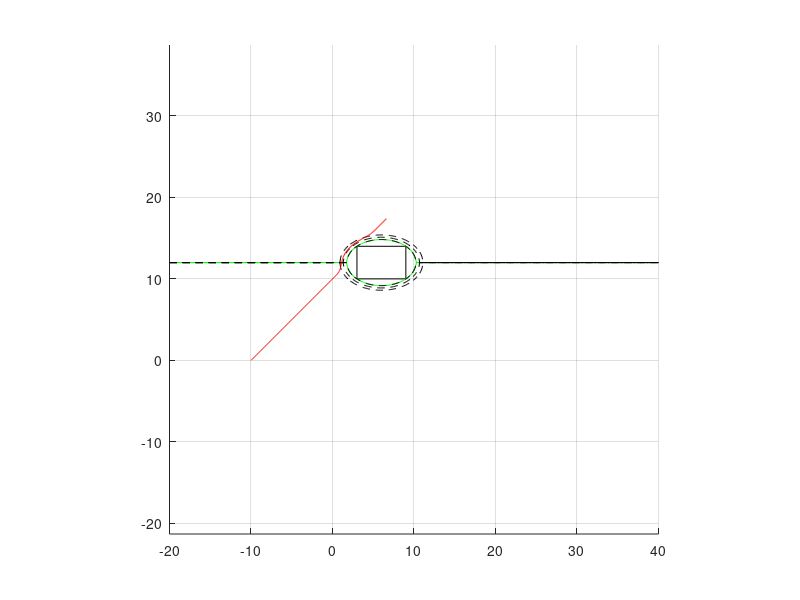

MATLAB code to generate this figure:
clear all;
close all;
clf;
clc;

%Dynamic characteristic of the robot
M=0.1;
B_model=0.1;
kd=2;
ksk=1;
kr=0.15;

number_of_robots=1;

xdot = zeros(number_of_robots,1);
ydot = zeros(number_of_robots,1);

x_pos_new=0;
y_pos_new=0;

%Vector to hold the position history
robot_Trajectory_Vec=[];
OBSTACLE=0;
Chi=0;
Psi=0;
%--------------------------------------------------------------------------




%--------------------------------------------------------------------------
%Staring point of the robot
x1=1;
y1=1;
robot{1}=[-10,0];

%Target point of the robot
x2=18;
y2=18;


% plot([x1 x2],[y1 y2],'r--'),hold on,...
%     plot(x1,y1,'o'),plot(x2,y2,'o'),grid on;

%--------------------------------------------------------------------------
%    Developing the Obstacle
%--------------------------------------------------------------------------
%Drawing ellipses arouond the obstacle
%xa,ya is the origin of the rectangle (bottom left corner as according to matlab rectangle command)
%(x0,y0) is the centre of the rectangle/obstacle
%the ellipse envelops a rectangle with (x0+-v1,y0+-v2) as its vertices

%defining some rectangular obstacles
origin_of_rectangle=[3,10];
width=6;
height=4;

figure(1);
rectangle('Position',[origin_of_rectangle width height],'Curvature',[0.05 0.05]),...
    axis equal,axis([-10 20 -10 20]),hold on

xa=origin_of_rectangle(1);
ya=origin_of_rectangle(2);

v1=width/2;
v2=height/2;
%Center of the obstacle
x0=xa+width/2;   
y0=ya+height/2;

%Plotting the ellipse encircling the obstacle
%defining range for x
x=-20:0.1:40;

A=sqrt(1/(2*(v1^2)));
B=sqrt(1/(2*(v2^2)));

y1=sqrt((1-A^2*(x-x0).^2)/B^2)+y0;
y2=-sqrt((1-A^2*(x-x0).^2)/B^2)+y0;
plot(x,y1,'g',x,y2,'g'),axis tight,grid on,hold on

% B1=0.1:0.1:0.5
% A1=(A/B)*B1

%Defining ellipses around the obstacles
v1_expansion=v1:v1/10:v1*1.25;
A1=sqrt(1./(2*(v1_expansion.^2)));
B1=(B/A)*A1;

for i=1:length(B1)
%     if(B1(i))>B
%         disp('I am here')
%     else
        y1=sqrt((1-A1(i)^2*(x-x0).^2)/B1(i)^2)+y0;
        y2=-sqrt((1-A1(i)^2*(x-x0).^2)/B1(i)^2)+y0;
        plot(x,y1,'--k',x,y2,'--k'),axis tight,grid on,hold on       
%     end
    
end
%--------------------------------------------------------------------------
%--------------------------------------------------------------------------


%Moving the robot with time
% for i=1:number_of_robots

for t=1:600
    t
    dummy=robot(1);
    xy_pos=cell2mat(dummy);
    x_pos=xy_pos(1);
    y_pos=xy_pos(2);
    
    %Calculation of the angle with which robot is approaching the obstacle
    if(t>3)
    robot_Trajectory_Vec{t-2};
    robot_Trajectory_Vec{t-1};
    xy_coordinate=robot_Trajectory_Vec{t-1}-robot_Trajectory_Vec{t-2};
   
    Chi=atan2(y0-y_pos,x0-x_pos);    %Angle between the obstacle centre-robot  and the horizontal
    Psi=atan2(xy_coordinate(2),xy_coordinate(1));   %Robot Heading angle with the horizontal
    end
    
    
    %Contsant force applied on the robots
    fxkdes=0.1;
    fykdes=0.1;
%     fkdes=sqrt(fxkdes^2+fykdes^2);
    %     fyv=0.1+*sin(2*pi*(1/1000)*t);
    
    %---------------------------------------------------------------------    
    %Testing whether the robot is approaching the obstacle
    test=A1(end)^2*(x_pos-x0)^2+B1(end)^2*(y_pos-y0)^2-1;
    
    rk=sqrt(A^2*(x_pos-x0)^2+B^2*(y_pos-y0)^2-1);
    ra=1;
    
% %     %My old conditions with which the code was working
% %     if test<1e-3 
% %         OBSTACLE=1;
% %         %ra=sqrt((x_pos-x0)^2+(y_pos-y0)^2);
% %     else
% %         OBSTACLE=0;
% %     end

%New conditions as defined in the paper 
    if rk<=ra 
        OBSTACLE=1;
        %ra=sqrt((x_pos-x0)^2+(y_pos-y0)^2);
    else
        OBSTACLE=0;
    end


    %---------------------------------------------------------------------    
    %   Defining forces to avoid obstacle
    %---------------------------------------------------------------------    
    if (OBSTACLE==0)
        fxkOA=fxkdes;
        fykOA=fykdes;
       
    
    elseif (OBSTACLE==1) 
%         fxkOA=fxkdes;
%         fykOA=fykdes;
%         
        fxkrc=(B/A)*(y_pos-y0);
        fykrc=-(A/B)*(x_pos-x0);
        fxkrcc=-(B/A)*(y_pos-y0);
        fykrcc=(A/B)*(x_pos-x0);
        
        fkdes=sqrt(fxkdes^2+fykdes^2);
        
        if (mod(Psi-Chi,2*pi)<=pi)   %Psi>=Chi
            fxkr=fxkrc;
            fykr=fykrc;
        elseif (mod(Psi-Chi,2*pi)>pi) %Psi<Chi
            fxkr=fxkrcc;
            fykr=fykrcc;
        end
        
         
            
            
        mod_fkr=sqrt(fxkr^2+fykr^2);
        fxkrn=fxkr/mod_fkr;
        fykrn=fykr/mod_fkr;
        
%         rk=sqrt(A^2*(x_pos-x0)^2+B^2*(y_pos-y0)^2-1);
        fxkOA=fxkdes+((abs(fkdes)*fxkrn)/(rk^2))*(1/rk-1/ra);
        fykOA=fykdes+((abs(fkdes)*fykrn)/(rk^2))*(1/rk-1/ra);
        
    end    
    
    % if(abs(FxkVS(i))>FORCE_THRESHOLD)
    fx = @(t,x) [x(2); (fxkOA-(B_model+kd)*x(2))/M];
    [T,X]=ode45(fx,[0,0.5],[x_pos;xdot]);
    [m,z] = size(X);
    x_pos_new=real(X(m,1));  %we used 'real' to avoid the complex values we get sometime when the solution of the differential equation necomes complex
    xdot=real(X(m,2));
    % end
    
    % if(abs(FykVS(i))>FORCE_THRESHOLD)
    fy = @(t,y) [y(2); (fykOA-(B_model+kd)*y(2))/M];
    [T,Y]=ode45(fy,[0,0.5],[y_pos;ydot]);
    [m,z] = size(Y);
    y_pos_new=real(Y(m,1));
    ydot=real(Y(m,2));
    
    robot{1}=[x_pos_new y_pos_new];
    robot_Trajectory_Vec=[robot_Trajectory_Vec;robot];
    % end
end

robots_trajectory=cell2mat(robot_Trajectory_Vec);
figure(1);
plot(robots_trajectory(:,1),robots_trajectory(:,2),'r-'),hold on, grid on,



